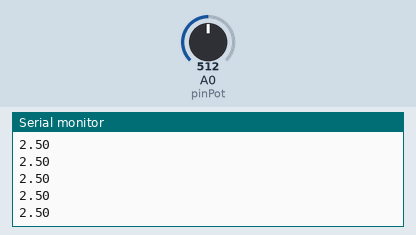
Bench run of a sketch on a simulated Arduino Uno, built with avr-gcc and run on an emulated ATmega328P. On the bench: the last lines printed to the serial monitor. The test bench sets the inputs (shaded band); at power-on: A0 (pinPot) = 512.

Above: at 1.2 s.
1.3 s: A0 (pinPot) set to 716
At 1.33 s:
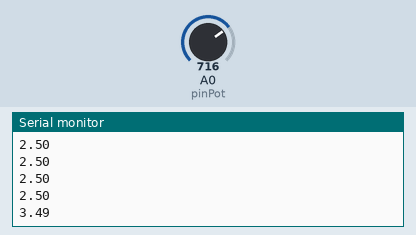
2.8 s: A0 (pinPot) set to 900
At 2.8 s:
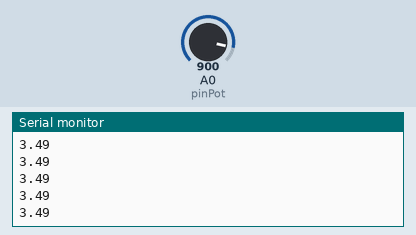
Timing chart, 0 to 5.8 s (numbered marks = the images above; inputs shaded):
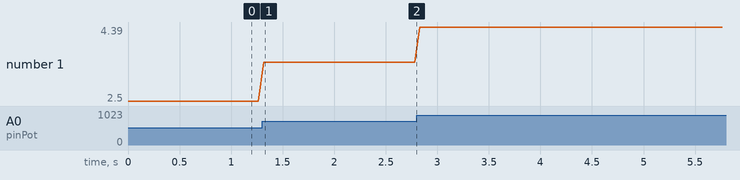

The sketch:

pot_display_voltage.ino
```cpp
/*this program will read ANALOG values from the potentiometer
and print the mapped values to the serial monitor*/
//------------------------------------------------
const int pinPot = A0;

void setup() {
  pinMode(pinPot, INPUT);
  Serial.begin(9600);

}

void loop() {
  int sensorValue = 0;
  float ledPause;
  float ledMath;

  sensorValue = analogRead(pinPot); //read data from potentiometer
  ledPause = map(sensorValue, 0, 1023, 0, 500); //map 0 and 1023 to 1 and 255

  ledMath = (ledPause/100);

  Serial.println(ledMath); //print to serial monitor
  delay(50);            //delay to reduce data printed to serial monitor
}
```

Measured:
- after the input at 1.3 s, the serial monitor: prints a new line at once (image 1)
- plotted number 1: 2.5 → 3.49 after the input at 1.3 s, 3.49 → 4.39 after the input at 2.8 s
